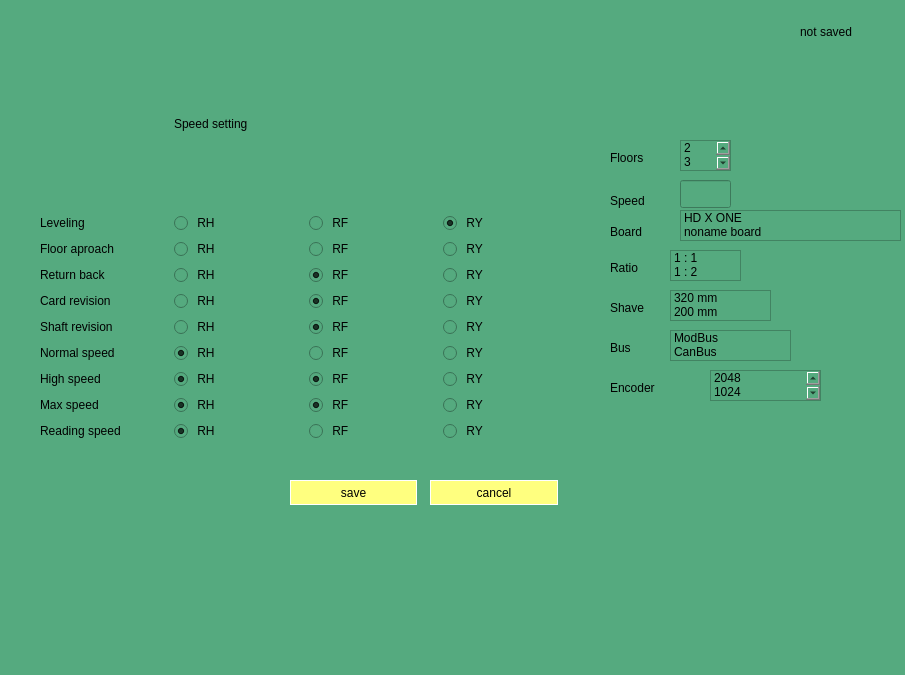
<?xml version="1.0" encoding="UTF-8"?>
<ui version="4.0">
 <author>frolov au</author>
 <class>Form_conf_speed</class>
 <widget class="QDialog" name="Form_conf_speed">
  <property name="geometry">
   <rect>
    <x>0</x>
    <y>0</y>
    <width>905</width>
    <height>675</height>
   </rect>
  </property>
  <property name="windowTitle">
   <string>Form for configure</string>
  </property>
  <property name="styleSheet">
   <string notr="true">background: rgb(85, 170, 127)</string>
  </property>
  <widget class="QWidget" name="gridLayoutWidget">
   <property name="geometry">
    <rect>
     <x>40</x>
     <y>40</y>
     <width>531</width>
     <height>401</height>
    </rect>
   </property>
   <layout class="QGridLayout" name="gridLayout">
    <item row="4" column="1">
     <widget class="QRadioButton" name="radioButton_rh_ret">
      <property name="text">
       <string> RH</string>
      </property>
      <property name="autoExclusive">
       <bool>false</bool>
      </property>
     </widget>
    </item>
    <item row="8" column="3">
     <widget class="QRadioButton" name="radioButton_ry_h">
      <property name="text">
       <string> RY</string>
      </property>
      <property name="autoExclusive">
       <bool>false</bool>
      </property>
     </widget>
    </item>
    <item row="10" column="1">
     <widget class="QRadioButton" name="radioButton_rh_read">
      <property name="text">
       <string> RH</string>
      </property>
      <property name="checked">
       <bool>true</bool>
      </property>
      <property name="autoExclusive">
       <bool>false</bool>
      </property>
     </widget>
    </item>
    <item row="5" column="2">
     <widget class="QRadioButton" name="radioButton_rf_c">
      <property name="text">
       <string> RF</string>
      </property>
      <property name="checked">
       <bool>true</bool>
      </property>
      <property name="autoExclusive">
       <bool>false</bool>
      </property>
     </widget>
    </item>
    <item row="8" column="0">
     <widget class="QLabel" name="label_6">
      <property name="text">
       <string>High speed</string>
      </property>
     </widget>
    </item>
    <item row="10" column="2">
     <widget class="QRadioButton" name="radioButton_rf_read">
      <property name="text">
       <string> RF</string>
      </property>
      <property name="autoExclusive">
       <bool>false</bool>
      </property>
     </widget>
    </item>
    <item row="9" column="1">
     <widget class="QRadioButton" name="radioButton_rh_m">
      <property name="text">
       <string> RH</string>
      </property>
      <property name="checked">
       <bool>true</bool>
      </property>
      <property name="autoExclusive">
       <bool>false</bool>
      </property>
     </widget>
    </item>
    <item row="8" column="1">
     <widget class="QRadioButton" name="radioButton_rh_h">
      <property name="text">
       <string> RH</string>
      </property>
      <property name="checked">
       <bool>true</bool>
      </property>
      <property name="autoExclusive">
       <bool>false</bool>
      </property>
     </widget>
    </item>
    <item row="9" column="3">
     <widget class="QRadioButton" name="radioButton_ry_m">
      <property name="text">
       <string> RY</string>
      </property>
      <property name="autoExclusive">
       <bool>false</bool>
      </property>
     </widget>
    </item>
    <item row="6" column="0">
     <widget class="QLabel" name="label_10">
      <property name="text">
       <string>Shaft revision</string>
      </property>
     </widget>
    </item>
    <item row="2" column="2">
     <widget class="QRadioButton" name="radioButton_rf_l">
      <property name="focusPolicy">
       <enum>Qt::NoFocus</enum>
      </property>
      <property name="text">
       <string> RF</string>
      </property>
      <property name="autoExclusive">
       <bool>false</bool>
      </property>
     </widget>
    </item>
    <item row="10" column="0">
     <widget class="QLabel" name="label_8">
      <property name="text">
       <string>Reading speed</string>
      </property>
     </widget>
    </item>
    <item row="8" column="2">
     <widget class="QRadioButton" name="radioButton_rf_h">
      <property name="text">
       <string> RF</string>
      </property>
      <property name="checked">
       <bool>true</bool>
      </property>
      <property name="autoExclusive">
       <bool>false</bool>
      </property>
     </widget>
    </item>
    <item row="10" column="3">
     <widget class="QRadioButton" name="radioButton_ry_read">
      <property name="text">
       <string> RY</string>
      </property>
      <property name="autoExclusive">
       <bool>false</bool>
      </property>
     </widget>
    </item>
    <item row="7" column="0">
     <widget class="QLabel" name="label_5">
      <property name="text">
       <string>Normal speed</string>
      </property>
     </widget>
    </item>
    <item row="7" column="3">
     <widget class="QRadioButton" name="radioButton_ry_n">
      <property name="text">
       <string> RY</string>
      </property>
      <property name="autoExclusive">
       <bool>false</bool>
      </property>
     </widget>
    </item>
    <item row="9" column="2">
     <widget class="QRadioButton" name="radioButton_rf_m">
      <property name="text">
       <string> RF</string>
      </property>
      <property name="checked">
       <bool>true</bool>
      </property>
      <property name="autoExclusive">
       <bool>false</bool>
      </property>
     </widget>
    </item>
    <item row="4" column="2">
     <widget class="QRadioButton" name="radioButton_rf_ret">
      <property name="text">
       <string> RF</string>
      </property>
      <property name="checked">
       <bool>true</bool>
      </property>
      <property name="autoExclusive">
       <bool>false</bool>
      </property>
     </widget>
    </item>
    <item row="4" column="3">
     <widget class="QRadioButton" name="radioButton_ry_ret">
      <property name="text">
       <string> RY</string>
      </property>
      <property name="autoExclusive">
       <bool>false</bool>
      </property>
     </widget>
    </item>
    <item row="7" column="1">
     <widget class="QRadioButton" name="radioButton_rh_n">
      <property name="text">
       <string> RH</string>
      </property>
      <property name="checked">
       <bool>true</bool>
      </property>
      <property name="autoExclusive">
       <bool>false</bool>
      </property>
     </widget>
    </item>
    <item row="2" column="1">
     <widget class="QRadioButton" name="radioButton_rh_l">
      <property name="focusPolicy">
       <enum>Qt::NoFocus</enum>
      </property>
      <property name="text">
       <string> RH</string>
      </property>
      <property name="autoExclusive">
       <bool>false</bool>
      </property>
     </widget>
    </item>
    <item row="3" column="1">
     <widget class="QRadioButton" name="radioButton_rh_f">
      <property name="text">
       <string> RH</string>
      </property>
      <property name="autoExclusive">
       <bool>false</bool>
      </property>
     </widget>
    </item>
    <item row="2" column="3">
     <widget class="QRadioButton" name="radioButton_ry_l">
      <property name="focusPolicy">
       <enum>Qt::NoFocus</enum>
      </property>
      <property name="text">
       <string> RY</string>
      </property>
      <property name="checked">
       <bool>true</bool>
      </property>
      <property name="autoExclusive">
       <bool>false</bool>
      </property>
     </widget>
    </item>
    <item row="9" column="0">
     <widget class="QLabel" name="label_7">
      <property name="text">
       <string>Max speed</string>
      </property>
     </widget>
    </item>
    <item row="6" column="2">
     <widget class="QRadioButton" name="radioButton_rf_sh">
      <property name="text">
       <string> RF</string>
      </property>
      <property name="checked">
       <bool>true</bool>
      </property>
      <property name="autoExclusive">
       <bool>false</bool>
      </property>
     </widget>
    </item>
    <item row="0" column="0">
     <spacer name="verticalSpacer_2">
      <property name="orientation">
       <enum>Qt::Vertical</enum>
      </property>
      <property name="sizeHint" stdset="0">
       <size>
        <width>20</width>
        <height>30</height>
       </size>
      </property>
     </spacer>
    </item>
    <item row="3" column="3">
     <widget class="QRadioButton" name="radioButton_ry_f">
      <property name="text">
       <string> RY</string>
      </property>
      <property name="autoExclusive">
       <bool>false</bool>
      </property>
     </widget>
    </item>
    <item row="3" column="2">
     <widget class="QRadioButton" name="radioButton_rf_f">
      <property name="text">
       <string> RF</string>
      </property>
      <property name="autoExclusive">
       <bool>false</bool>
      </property>
     </widget>
    </item>
    <item row="0" column="1">
     <widget class="QLabel" name="label_9">
      <property name="text">
       <string>Speed setting</string>
      </property>
     </widget>
    </item>
    <item row="4" column="0">
     <widget class="QLabel" name="label_3">
      <property name="text">
       <string>Return back</string>
      </property>
     </widget>
    </item>
    <item row="7" column="2">
     <widget class="QRadioButton" name="radioButton_rf_n">
      <property name="text">
       <string> RF</string>
      </property>
      <property name="autoExclusive">
       <bool>false</bool>
      </property>
     </widget>
    </item>
    <item row="5" column="3">
     <widget class="QRadioButton" name="radioButton_ry_c">
      <property name="text">
       <string> RY</string>
      </property>
      <property name="autoExclusive">
       <bool>false</bool>
      </property>
     </widget>
    </item>
    <item row="6" column="3">
     <widget class="QRadioButton" name="radioButton_ry_sh">
      <property name="text">
       <string> RY</string>
      </property>
      <property name="autoExclusive">
       <bool>false</bool>
      </property>
     </widget>
    </item>
    <item row="2" column="0">
     <widget class="QLabel" name="label">
      <property name="text">
       <string>Leveling</string>
      </property>
     </widget>
    </item>
    <item row="5" column="1">
     <widget class="QRadioButton" name="radioButton_rh_c">
      <property name="text">
       <string> RH</string>
      </property>
      <property name="autoExclusive">
       <bool>false</bool>
      </property>
     </widget>
    </item>
    <item row="5" column="0">
     <widget class="QLabel" name="label_4">
      <property name="text">
       <string>Card revision</string>
      </property>
     </widget>
    </item>
    <item row="3" column="0">
     <widget class="QLabel" name="label_2">
      <property name="text">
       <string>Floor aproach</string>
      </property>
     </widget>
    </item>
    <item row="6" column="1">
     <widget class="QRadioButton" name="radioButton_rh_sh">
      <property name="text">
       <string> RH</string>
      </property>
      <property name="autoExclusive">
       <bool>false</bool>
      </property>
     </widget>
    </item>
   </layout>
  </widget>
  <widget class="QLabel" name="label_fls">
   <property name="geometry">
    <rect>
     <x>610</x>
     <y>150</y>
     <width>58</width>
     <height>16</height>
    </rect>
   </property>
   <property name="text">
    <string>Floors</string>
   </property>
  </widget>
  <widget class="QLineEdit" name="lineEdit_2">
   <property name="geometry">
    <rect>
     <x>680</x>
     <y>180</y>
     <width>51</width>
     <height>28</height>
    </rect>
   </property>
  </widget>
  <widget class="QLabel" name="label_speed">
   <property name="geometry">
    <rect>
     <x>610</x>
     <y>190</y>
     <width>58</width>
     <height>21</height>
    </rect>
   </property>
   <property name="text">
    <string>Speed</string>
   </property>
  </widget>
  <widget class="QListWidget" name="listWidget_fls">
   <property name="geometry">
    <rect>
     <x>680</x>
     <y>140</y>
     <width>51</width>
     <height>31</height>
    </rect>
   </property>
   <item>
    <property name="text">
     <string>2</string>
    </property>
   </item>
   <item>
    <property name="text">
     <string>3</string>
    </property>
   </item>
   <item>
    <property name="text">
     <string>4</string>
    </property>
   </item>
   <item>
    <property name="text">
     <string>5</string>
    </property>
   </item>
   <item>
    <property name="text">
     <string>6</string>
    </property>
   </item>
   <item>
    <property name="text">
     <string>7</string>
    </property>
   </item>
   <item>
    <property name="text">
     <string>8</string>
    </property>
   </item>
   <item>
    <property name="text">
     <string>9</string>
    </property>
   </item>
   <item>
    <property name="text">
     <string>10</string>
    </property>
   </item>
   <item>
    <property name="text">
     <string>11</string>
    </property>
   </item>
   <item>
    <property name="text">
     <string>12</string>
    </property>
   </item>
   <item>
    <property name="text">
     <string>13</string>
    </property>
   </item>
   <item>
    <property name="text">
     <string>14</string>
    </property>
   </item>
   <item>
    <property name="text">
     <string>15</string>
    </property>
   </item>
   <item>
    <property name="text">
     <string>16</string>
    </property>
   </item>
   <item>
    <property name="text">
     <string>17</string>
    </property>
   </item>
   <item>
    <property name="text">
     <string>18</string>
    </property>
   </item>
   <item>
    <property name="text">
     <string>19</string>
    </property>
   </item>
   <item>
    <property name="text">
     <string>20</string>
    </property>
   </item>
   <item>
    <property name="text">
     <string>21</string>
    </property>
   </item>
   <item>
    <property name="text">
     <string>22</string>
    </property>
   </item>
   <item>
    <property name="text">
     <string>23</string>
    </property>
   </item>
   <item>
    <property name="text">
     <string>24</string>
    </property>
   </item>
   <item>
    <property name="text">
     <string>25</string>
    </property>
   </item>
   <item>
    <property name="text">
     <string>26</string>
    </property>
   </item>
   <item>
    <property name="text">
     <string>27</string>
    </property>
   </item>
   <item>
    <property name="text">
     <string>28</string>
    </property>
   </item>
   <item>
    <property name="text">
     <string>29</string>
    </property>
   </item>
   <item>
    <property name="text">
     <string>30</string>
    </property>
   </item>
   <item>
    <property name="text">
     <string>31</string>
    </property>
   </item>
   <item>
    <property name="text">
     <string>32</string>
    </property>
   </item>
  </widget>
  <widget class="QPushButton" name="pushButton_Ok">
   <property name="geometry">
    <rect>
     <x>290</x>
     <y>480</y>
     <width>127</width>
     <height>25</height>
    </rect>
   </property>
   <property name="focusPolicy">
    <enum>Qt::NoFocus</enum>
   </property>
   <property name="styleSheet">
    <string notr="true">background: rgb(255, 255, 127);
border: 1px solid white</string>
   </property>
   <property name="text">
    <string>save</string>
   </property>
  </widget>
  <widget class="QPushButton" name="pushButton_cancel">
   <property name="geometry">
    <rect>
     <x>430</x>
     <y>480</y>
     <width>128</width>
     <height>25</height>
    </rect>
   </property>
   <property name="focusPolicy">
    <enum>Qt::NoFocus</enum>
   </property>
   <property name="styleSheet">
    <string notr="true">background: rgb(255, 255, 127);
border: 1px solid white</string>
   </property>
   <property name="text">
    <string>cancel</string>
   </property>
  </widget>
  <widget class="QLabel" name="label_saved">
   <property name="geometry">
    <rect>
     <x>800</x>
     <y>20</y>
     <width>128</width>
     <height>23</height>
    </rect>
   </property>
   <property name="text">
    <string>not saved</string>
   </property>
  </widget>
  <widget class="QLabel" name="label_board">
   <property name="geometry">
    <rect>
     <x>610</x>
     <y>220</y>
     <width>70</width>
     <height>23</height>
    </rect>
   </property>
   <property name="text">
    <string>Board</string>
   </property>
  </widget>
  <widget class="QListWidget" name="listWidget_board">
   <property name="geometry">
    <rect>
     <x>680</x>
     <y>210</y>
     <width>221</width>
     <height>31</height>
    </rect>
   </property>
   <item>
    <property name="text">
     <string>HD X ONE</string>
    </property>
   </item>
   <item>
    <property name="text">
     <string>noname board</string>
    </property>
   </item>
  </widget>
  <widget class="QLabel" name="label_ratio">
   <property name="geometry">
    <rect>
     <x>610</x>
     <y>260</y>
     <width>58</width>
     <height>16</height>
    </rect>
   </property>
   <property name="text">
    <string>Ratio</string>
   </property>
  </widget>
  <widget class="QListWidget" name="listWidget_ratio">
   <property name="geometry">
    <rect>
     <x>670</x>
     <y>250</y>
     <width>71</width>
     <height>31</height>
    </rect>
   </property>
   <item>
    <property name="text">
     <string>1 : 1</string>
    </property>
   </item>
   <item>
    <property name="text">
     <string>1 : 2</string>
    </property>
   </item>
  </widget>
  <widget class="QLabel" name="label_shave">
   <property name="geometry">
    <rect>
     <x>610</x>
     <y>300</y>
     <width>58</width>
     <height>16</height>
    </rect>
   </property>
   <property name="text">
    <string>Shave</string>
   </property>
  </widget>
  <widget class="QListWidget" name="listWidget_shave">
   <property name="geometry">
    <rect>
     <x>670</x>
     <y>290</y>
     <width>101</width>
     <height>31</height>
    </rect>
   </property>
   <item>
    <property name="text">
     <string>320 mm</string>
    </property>
   </item>
   <item>
    <property name="text">
     <string>200 mm</string>
    </property>
   </item>
  </widget>
  <widget class="QLabel" name="label_bus">
   <property name="geometry">
    <rect>
     <x>610</x>
     <y>340</y>
     <width>58</width>
     <height>16</height>
    </rect>
   </property>
   <property name="text">
    <string>Bus</string>
   </property>
  </widget>
  <widget class="QListWidget" name="listWidget_bus">
   <property name="geometry">
    <rect>
     <x>670</x>
     <y>330</y>
     <width>121</width>
     <height>31</height>
    </rect>
   </property>
   <item>
    <property name="text">
     <string>ModBus</string>
    </property>
   </item>
   <item>
    <property name="text">
     <string>CanBus</string>
    </property>
   </item>
  </widget>
  <widget class="QLabel" name="label_enc">
   <property name="geometry">
    <rect>
     <x>610</x>
     <y>380</y>
     <width>71</width>
     <height>16</height>
    </rect>
   </property>
   <property name="text">
    <string>Encoder</string>
   </property>
  </widget>
  <widget class="QListWidget" name="listWidget_enc">
   <property name="geometry">
    <rect>
     <x>710</x>
     <y>370</y>
     <width>111</width>
     <height>31</height>
    </rect>
   </property>
   <item>
    <property name="text">
     <string>2048</string>
    </property>
   </item>
   <item>
    <property name="text">
     <string>1024</string>
    </property>
   </item>
   <item>
    <property name="text">
     <string>500</string>
    </property>
   </item>
  </widget>
  <zorder>gridLayoutWidget</zorder>
  <zorder>label_fls</zorder>
  <zorder>lineEdit_2</zorder>
  <zorder>label_speed</zorder>
  <zorder>listWidget_fls</zorder>
  <zorder>pushButton_cancel</zorder>
  <zorder>label_saved</zorder>
  <zorder>label_board</zorder>
  <zorder>listWidget_board</zorder>
  <zorder>pushButton_Ok</zorder>
  <zorder>label_ratio</zorder>
  <zorder>listWidget_ratio</zorder>
  <zorder>label_shave</zorder>
  <zorder>listWidget_shave</zorder>
  <zorder>label_bus</zorder>
  <zorder>listWidget_bus</zorder>
  <zorder>label_enc</zorder>
  <zorder>listWidget_enc</zorder>
 </widget>
 <resources/>
 <connections>
  <connection>
   <sender>pushButton_Ok</sender>
   <signal>clicked()</signal>
   <receiver>label_saved</receiver>
   <slot>hide()</slot>
   <hints>
    <hint type="sourcelabel">
     <x>353</x>
     <y>492</y>
    </hint>
    <hint type="destinationlabel">
     <x>863</x>
     <y>31</y>
    </hint>
   </hints>
  </connection>
 </connections>
</ui>
